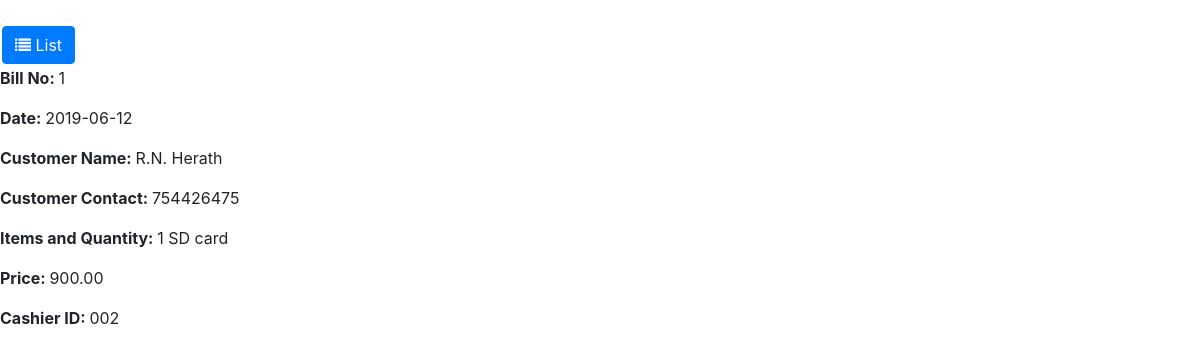
The app's page /index.php/display/1 with its own data.
### tables this page shows
CREATE TABLE `trans` (
  `Bill_No` int(4) NOT NULL,
  `Date` date NOT NULL,
  `Customer_Name` varchar(20) NOT NULL,
  `Customer_Contact` bigint(10) NOT NULL,
  `Item_Quantity` varchar(225) NOT NULL,
  `Price` varchar(20) NOT NULL,
  `Cashier_ID` varchar(4) NOT NULL
);

### application/controllers/crud.php (called while the page is built, shortened)
<?php
class crud extends CI_Controller {
    public function __construct() {
        $this->load->model('crud_model', 'trans');
    }
    public function display($billno='') {
        $data['page'] = 'trans-display';
        $data['title'] = 'Transaction Display';
        $this->trans->setBillNo($billno);
        $data['transInfo'] = $this->trans->getTrans();
        $this->load->view('trans/display', $data);
    }
}
?>

### index.php (called while the page is built, shortened)
<?php
require_once BASEPATH.'core/CodeIgniter.php';

### application/models/crud_model.php (called while the page is built, shortened)
<?php
class crud_model extends CI_Model {
    private $_billno;
    public function setBillNo($billno) {
        $this->_billno = $billno;
    }
    public function getTrans() {
        $this->db->select(array('t.Bill_No', 't.Date', 't.Customer_Name','t.Customer_Contact', 't.Item_Quantity', 't.Price', 't.Cashier_ID'));
        $this->db->from('trans t');
        $this->db->where('t.Bill_No', $this->_billno);
        $query = $this->db->get();
        return $query->row_array();
    }
}
?>

### application/views/trans/display.php (the view, shortened to what this page needs)
<?php
  $Bill_No = $transInfo['Bill_No'] ? $transInfo['Bill_No'] : '';
  $Date = $transInfo['Date'] ? $transInfo['Date'] : '';
  $Customer_Name = $transInfo['Customer_Name'] ? $transInfo['Customer_Name'] : '';
  $Customer_Contact = $transInfo['Customer_Contact'] ? $transInfo['Customer_Contact'] : '';
  $Item_Quantity = $transInfo['Item_Quantity'] ? $transInfo['Item_Quantity'] : '';
  $Price = $transInfo['Price'] ? $transInfo['Price'] : '';
  $Cashier_ID = $transInfo['Cashier_ID'] ? $transInfo['Cashier_ID'] : '';
?>
<div class="row">
    <div class="col-lg-12">
        <br>
    </div>
</div>
<div class="row">
    <div class="col-lg-12">
        <a href="<?php print site_url();?>/crud/index" class="pull-left btn btn-primary btn-xs" style="margin: 2px;"><i class="fa fa-list"></i> List</a>
    </div>
</div>
<div class="row">
    <div class="col-lg-12">
        <p><strong>Bill No: </strong><?php print $Bill_No?></p>
        <p><strong>Date: </strong><?php print $Date?></p>
        <p><strong>Customer Name: </strong><?php print $Customer_Name?></p>
        <p><strong>Customer Contact: </strong><?php print $Customer_Contact?></p>
        <p><strong>Items and Quantity: </strong><?php print $Item_Quantity?></p>
        <p><strong>Price: </strong><?php print $Price?></p>
        <p><strong>Cashier ID: </strong><?php print $Cashier_ID?></p>
    </div>
</div>

### records on screen
trans: Bill_No "1", Date "2019-06-12", Customer_Name "R.N. Herath", Customer_Contact "754426475", Item_Quantity "1 SD card", Price "900.00", Cashier_ID "002"
